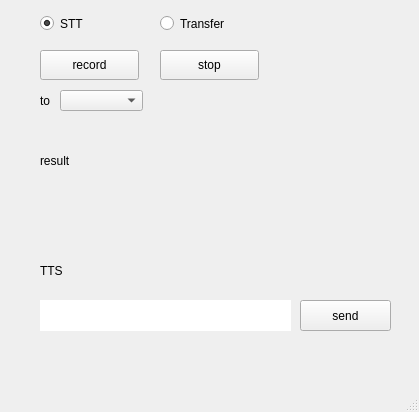
<?xml version="1.0" encoding="UTF-8"?>
<ui version="4.0">
 <class>MainWindow</class>
 <widget class="QMainWindow" name="MainWindow">
  <property name="geometry">
   <rect>
    <x>0</x>
    <y>0</y>
    <width>419</width>
    <height>412</height>
   </rect>
  </property>
  <property name="windowTitle">
   <string>MainWindow</string>
  </property>
  <widget class="QWidget" name="centralwidget">
   <widget class="QPushButton" name="recordButton">
    <property name="geometry">
     <rect>
      <x>40</x>
      <y>50</y>
      <width>99</width>
      <height>30</height>
     </rect>
    </property>
    <property name="text">
     <string>record</string>
    </property>
   </widget>
   <widget class="QPushButton" name="stopButton">
    <property name="geometry">
     <rect>
      <x>160</x>
      <y>50</y>
      <width>99</width>
      <height>30</height>
     </rect>
    </property>
    <property name="text">
     <string>stop</string>
    </property>
   </widget>
   <widget class="QComboBox" name="toCombobox">
    <property name="geometry">
     <rect>
      <x>60</x>
      <y>90</y>
      <width>83</width>
      <height>21</height>
     </rect>
    </property>
   </widget>
   <widget class="QLabel" name="label">
    <property name="geometry">
     <rect>
      <x>40</x>
      <y>150</y>
      <width>68</width>
      <height>22</height>
     </rect>
    </property>
    <property name="text">
     <string>result</string>
    </property>
   </widget>
   <widget class="QPlainTextEdit" name="TTSText">
    <property name="geometry">
     <rect>
      <x>40</x>
      <y>300</y>
      <width>251</width>
      <height>31</height>
     </rect>
    </property>
    <property name="frameShape">
     <enum>QFrame::NoFrame</enum>
    </property>
    <property name="plainText">
     <string/>
    </property>
   </widget>
   <widget class="QRadioButton" name="STTRadio">
    <property name="geometry">
     <rect>
      <x>40</x>
      <y>10</y>
      <width>119</width>
      <height>27</height>
     </rect>
    </property>
    <property name="text">
     <string>STT</string>
    </property>
    <property name="checked">
     <bool>true</bool>
    </property>
   </widget>
   <widget class="QPushButton" name="TTSSendButton">
    <property name="geometry">
     <rect>
      <x>300</x>
      <y>300</y>
      <width>91</width>
      <height>31</height>
     </rect>
    </property>
    <property name="text">
     <string>send</string>
    </property>
   </widget>
   <widget class="QRadioButton" name="TransferRadio">
    <property name="geometry">
     <rect>
      <x>160</x>
      <y>10</y>
      <width>119</width>
      <height>27</height>
     </rect>
    </property>
    <property name="text">
     <string>Transfer</string>
    </property>
   </widget>
   <widget class="QLabel" name="toLabel">
    <property name="geometry">
     <rect>
      <x>40</x>
      <y>90</y>
      <width>21</width>
      <height>22</height>
     </rect>
    </property>
    <property name="text">
     <string>to</string>
    </property>
   </widget>
   <widget class="QLabel" name="resultLabel">
    <property name="geometry">
     <rect>
      <x>40</x>
      <y>180</y>
      <width>351</width>
      <height>51</height>
     </rect>
    </property>
    <property name="text">
     <string/>
    </property>
   </widget>
   <widget class="QLabel" name="label_2">
    <property name="geometry">
     <rect>
      <x>40</x>
      <y>260</y>
      <width>68</width>
      <height>22</height>
     </rect>
    </property>
    <property name="text">
     <string>TTS</string>
    </property>
   </widget>
  </widget>
  <widget class="QMenuBar" name="menubar">
   <property name="geometry">
    <rect>
     <x>0</x>
     <y>0</y>
     <width>419</width>
     <height>28</height>
    </rect>
   </property>
  </widget>
  <widget class="QStatusBar" name="statusbar"/>
 </widget>
 <resources/>
 <connections/>
</ui>
